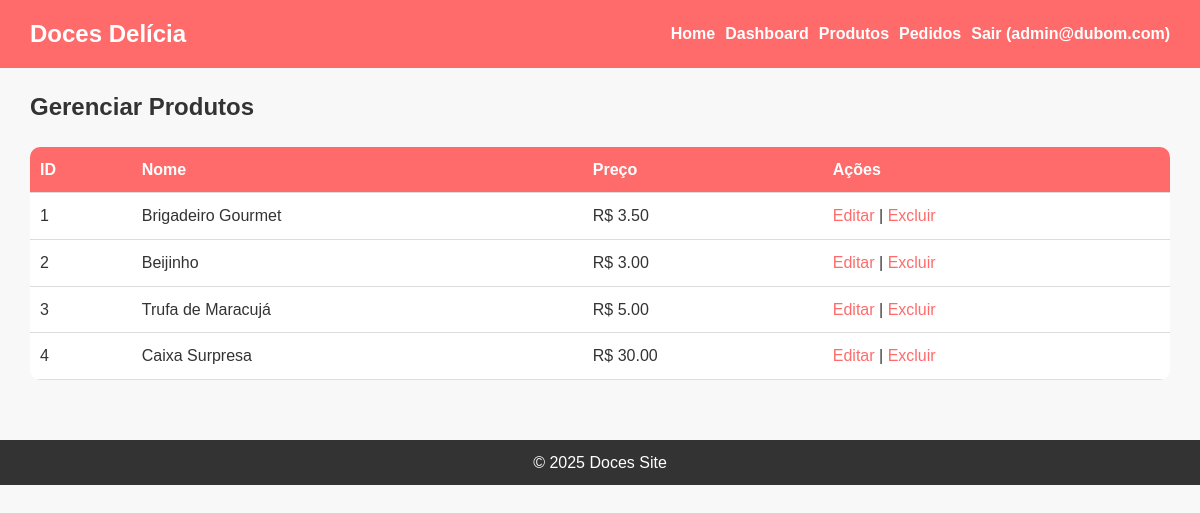
The page /admin/produtos (signed in) on the database its author committed.
### tables this page shows
CREATE TABLE produtos (
        id INTEGER PRIMARY KEY AUTOINCREMENT,
        nome TEXT NOT NULL,
        descricao TEXT,
        preco REAL NOT NULL,
        imagem TEXT,
        estoque INTEGER NOT NULL DEFAULT 0,
        criado_em TIMESTAMP DEFAULT CURRENT_TIMESTAMP
    );

### app.py (the view)
@app.route("/admin/produtos")
def gerenciar_produtos():
    if "perfil" in session and session["perfil"] == "admin":
        conn = get_db_connection()
        produtos = conn.execute("SELECT * FROM produtos").fetchall()
        conn.close()
        return render_template("admin/gerenciar_produtos.html", produtos=produtos)
    return redirect(url_for("login"))

### app.py (called while the page is built)
def get_db_connection():
    conn = sqlite3.connect(DB_PATH)
    conn.row_factory = sqlite3.Row
    return conn

### templates/admin/gerenciar_produtos.html
{% extends "base.html" %}
{% block content %}
<h2>Gerenciar Produtos</h2>
<table>
    <tr>
        <th>ID</th><th>Nome</th><th>Preço</th><th>Ações</th>
    </tr>
    {% for produto in produtos %}
    <tr>
        <td>{{ produto['id'] }}</td>
        <td>{{ produto['nome'] }}</td>
        <td>R$ {{ "%.2f"|format(produto['preco']) }}</td>
        <td>
            <a href="#">Editar</a> | <a href="#">Excluir</a>
        </td>
    </tr>
    {% endfor %}
</table>
{% endblock %}

### templates/base.html (shortened to what this page needs)
<!DOCTYPE html>
<html lang="pt-br">
<head>
    <link rel="stylesheet" href="{{ url_for('static', filename='style.css') }}">
</head>
<body>
    <header>
        <h1>Doces Delícia</h1>
        <nav id="nav-menu">
            <a href="{{ url_for('index') }}">Home</a>
            {% if 'perfil' in session and session['perfil'] == 'admin' %}
                <a href="{{ url_for('admin_dashboard') }}">Dashboard</a>
                <a href="{{ url_for('gerenciar_produtos') }}">Produtos</a>
                <a href="{{ url_for('ver_pedidos') }}">Pedidos</a>
            {% elif 'perfil' in session and session['perfil'] == 'cliente' %}
                <a href="{{ url_for('cliente_dashboard') }}">Produtos</a>
                <a href="{{ url_for('ver_carrinho') }}">Carrinho</a>
            {% endif %}
            {% if 'usuario_nome' in session %}
                <a href="{{ url_for('logout') }}">Sair ({{ session['usuario_nome'] }})</a>
            {% else %}
                <a href="{{ url_for('login') }}">Login</a>
                <a href="{{ url_for('registrar') }}">Registrar</a>
            {% endif %}
        </nav>
    </header>
    <main>
        {% block content %}{% endblock %}
    </main>
    <footer>
        <p>&copy; 2025 Doces Site</p>
    </footer>
</body>
</html>

### static/css/style.css (style rules this page uses)
* { margin: 0; padding: 0; box-sizing: border-box; }
body { font-family: Arial, sans-serif; background-color: #f8f8f8; color: #333; line-height: 1.6; min-height: 100vh; }
header { background-color: #ff6b6b; color: #fff; padding: 15px 30px; display: flex; justify-content: space-between; align-items: center; flex-wrap: wrap; }
header h1 { font-size: 24px; }
header nav { display: flex; flex-wrap: wrap; gap: 10px; }
header nav a { color: #fff; text-decoration: none; font-weight: bold; }
main { padding: 20px 30px; }
table { width: 100%; border-collapse: collapse; margin-top: 20px; background-color: #fff; border-radius: 10px; overflow: hidden; }
table th, table td { padding: 10px; text-align: left; border-bottom: 1px solid #ddd; }
table th { background-color: #ff6b6b; color: #fff; }
footer { background-color: #333; color: #fff; text-align: center; padding: 10px; margin-top: 40px; }
a { color: #ff6b6b; text-decoration: none; }
#nav-menu { display: flex; gap: 10px; transition: max-height 0.3s ease-out; overflow: hidden; }

### rows shown on the page
produtos: id "1", nome "Brigadeiro Gourmet", preco "3.50"
produtos: id "2", nome "Beijinho", preco "3.00"
produtos: id "3", nome "Trufa de Maracujá", preco "5.00"
produtos: id "4", nome "Caixa Surpresa", preco "30.00"

### other values the page prints
{{ session['usuario_nome'] }} "admin@dubom.com"
